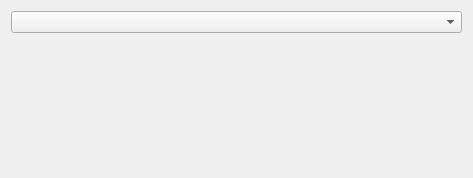
<?xml version="1.0" encoding="UTF-8"?>
<ui version="4.0">
 <class>uiBookWidget</class>
 <widget class="QWidget" name="uiBookWidget">
  <property name="geometry">
   <rect>
    <x>0</x>
    <y>0</y>
    <width>473</width>
    <height>178</height>
   </rect>
  </property>
  <property name="sizePolicy">
   <sizepolicy hsizetype="Preferred" vsizetype="Maximum">
    <horstretch>0</horstretch>
    <verstretch>0</verstretch>
   </sizepolicy>
  </property>
  <property name="windowTitle">
   <string>Form</string>
  </property>
  <layout class="QVBoxLayout" name="verticalLayout">
   <item>
    <layout class="QVBoxLayout" name="comboLayout">
     <item>
      <widget class="QComboBox" name="primaryComboBox"/>
     </item>
    </layout>
   </item>
   <item>
    <spacer name="verticalSpacer">
     <property name="orientation">
      <enum>Qt::Vertical</enum>
     </property>
     <property name="sizeHint" stdset="0">
      <size>
       <width>20</width>
       <height>40</height>
      </size>
     </property>
    </spacer>
   </item>
  </layout>
 </widget>
 <resources/>
 <connections/>
</ui>
